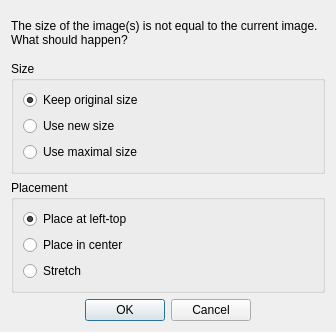
<?xml version="1.0" encoding="UTF-8"?>
<ui version="4.0">
 <class>ChangeImageSizeDialog</class>
 <widget class="QDialog" name="ChangeImageSizeDialog">
  <property name="geometry">
   <rect>
    <x>0</x>
    <y>0</y>
    <width>336</width>
    <height>332</height>
   </rect>
  </property>
  <property name="windowTitle">
   <string>Dialog</string>
  </property>
  <layout class="QVBoxLayout" name="verticalLayout">
   <item>
    <widget class="QLabel" name="label">
     <property name="text">
      <string>The size of the image(s) is not equal to the current image. What should happen?</string>
     </property>
     <property name="wordWrap">
      <bool>true</bool>
     </property>
    </widget>
   </item>
   <item>
    <widget class="QGroupBox" name="groupBoxSize">
     <property name="title">
      <string>Size</string>
     </property>
     <layout class="QVBoxLayout" name="verticalLayout_2">
      <item>
       <widget class="QRadioButton" name="radioButtonOriginalSize">
        <property name="text">
         <string>Keep original size</string>
        </property>
        <property name="checked">
         <bool>true</bool>
        </property>
       </widget>
      </item>
      <item>
       <widget class="QRadioButton" name="radioButtonNewSize">
        <property name="text">
         <string>Use new size</string>
        </property>
       </widget>
      </item>
      <item>
       <widget class="QRadioButton" name="radioButtonMaximalSize">
        <property name="text">
         <string>Use maximal size</string>
        </property>
       </widget>
      </item>
     </layout>
    </widget>
   </item>
   <item>
    <widget class="QGroupBox" name="groupBoxPlacement">
     <property name="title">
      <string>Placement</string>
     </property>
     <layout class="QVBoxLayout" name="verticalLayout_3">
      <item>
       <widget class="QRadioButton" name="radioButtonPlaceTopLeft">
        <property name="text">
         <string>Place at left-top</string>
        </property>
        <property name="checked">
         <bool>true</bool>
        </property>
       </widget>
      </item>
      <item>
       <widget class="QRadioButton" name="radioButtonPlaceCenter">
        <property name="text">
         <string>Place in center</string>
        </property>
       </widget>
      </item>
      <item>
       <widget class="QRadioButton" name="radioButtonStretch">
        <property name="text">
         <string>Stretch</string>
        </property>
       </widget>
      </item>
     </layout>
    </widget>
   </item>
   <item>
    <widget class="QDialogButtonBox" name="buttonBox">
     <property name="orientation">
      <enum>Qt::Orientation::Horizontal</enum>
     </property>
     <property name="standardButtons">
      <set>QDialogButtonBox::StandardButton::Cancel|QDialogButtonBox::StandardButton::Ok</set>
     </property>
     <property name="centerButtons">
      <bool>true</bool>
     </property>
    </widget>
   </item>
  </layout>
 </widget>
 <resources/>
 <connections>
  <connection>
   <sender>buttonBox</sender>
   <signal>accepted()</signal>
   <receiver>ChangeImageSizeDialog</receiver>
   <slot>accept()</slot>
   <hints>
    <hint type="sourcelabel">
     <x>248</x>
     <y>254</y>
    </hint>
    <hint type="destinationlabel">
     <x>157</x>
     <y>274</y>
    </hint>
   </hints>
  </connection>
  <connection>
   <sender>buttonBox</sender>
   <signal>rejected()</signal>
   <receiver>ChangeImageSizeDialog</receiver>
   <slot>reject()</slot>
   <hints>
    <hint type="sourcelabel">
     <x>316</x>
     <y>260</y>
    </hint>
    <hint type="destinationlabel">
     <x>286</x>
     <y>274</y>
    </hint>
   </hints>
  </connection>
 </connections>
</ui>
